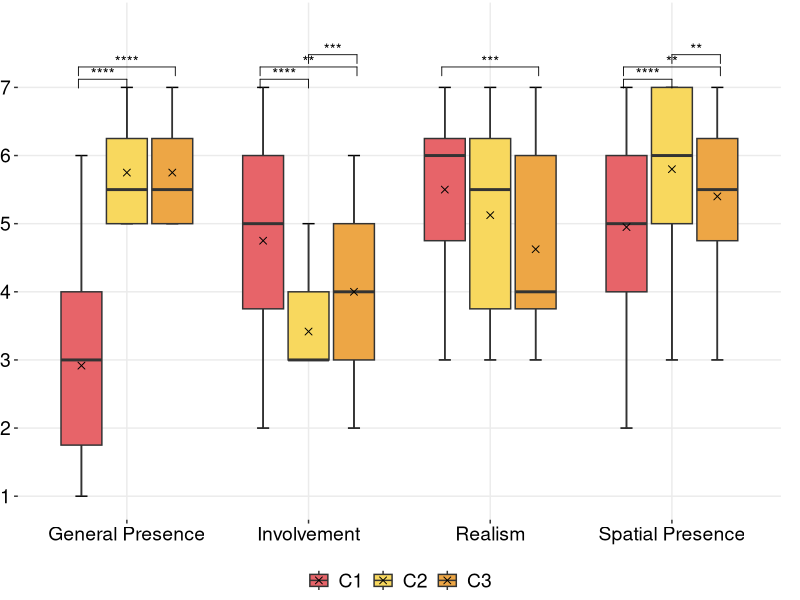
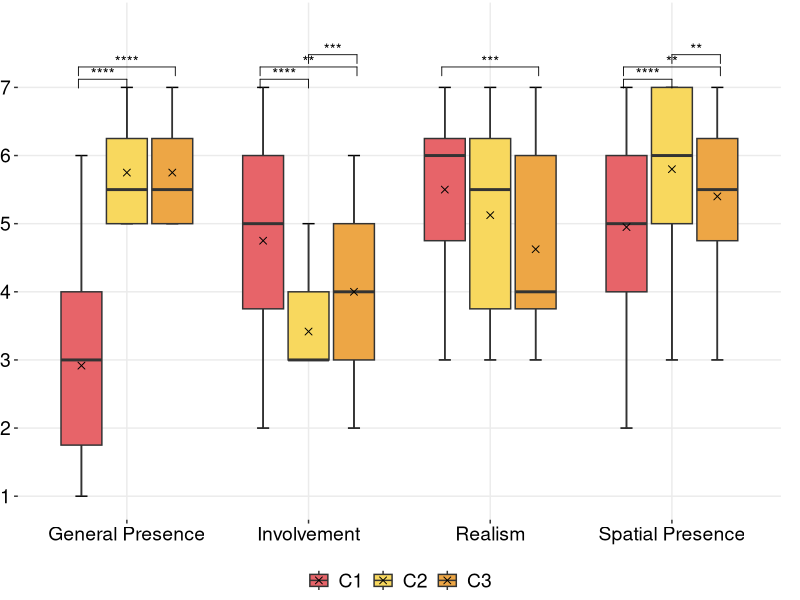

Write R code to recreate these figures, in order. (Note: this script raises an error after producing the figures.)
## ---- chunk 1
library(ggplot2)
library(ggpubr)
library(dplyr)
library(ggplot2)
library(gridExtra)
library(grid)
library(rstatix)

coloring = c("#E76469", "#F8D85E","#EDA645","#D1B0B3","#8C99A6","#ADD299","#4FA490","#3B7F9F")
fontsize = 14
dodge = .75

# Add automatically x and y positions
df=read.csv('csv/spatial.csv', sep=",")

head(df, n = 9)
## ---- chunk 2
stat.test <- df %>% 
  group_by(params) %>% 
  wilcox_test(score~conditions, p.adjust.method = 'BH') %>%
  add_significance("p") %>%
  add_xy_position(x = "params")
  
bxp <- ggplot(df, aes(x = params, y = score)) + 
  stat_boxplot(aes(fill = conditions), 
               geom = "errorbar", 
               width = 0.2,
               position = position_dodge(width = 0.75)) +
  geom_boxplot(aes(fill = conditions), outlier.shape=NA) +
  stat_summary(aes(fill = conditions), 
               fun.y="mean", 
               geom= "point", 
               shape = 4, 
               size = 2,
               colour= "black", 
               position = position_dodge(width = 0.75)) +
  # stat_summary(aes(fill = conditions), 
  #              fun="median",
  #              colour= "black", 
  #              position = position_dodge(width = 0.75)) +
  theme_bw()

bxp + stat_pvalue_manual(stat.test, label = 'p.signif', hide.ns = TRUE, tip.length = 0.02) +
  scale_fill_manual(name= "conditions", values = c("#E76469", "#F8D85E","#EDA645")) +
  scale_color_manual(name = "conditions", values = c("#E76469", "#F8D85E","#EDA645")) + 
  scale_y_continuous(minor_breaks = seq(0, 7.9, 1), breaks = seq(1, 7.9, by=1), limits=c(1,7.9)) +
  theme(axis.line = element_blank(),
        axis.title.x=element_blank(),
        axis.title.y=element_blank(),
        axis.text.x = element_text(color="black", size=fontsize),
        axis.text.y = element_text(color="black", size=fontsize),
        text = element_text(size=fontsize),
        strip.background = element_blank(),
        plot.background = element_blank(),
        plot.margin = unit(c(0.005, .025, 0, 0), "null"),
        panel.border = element_blank(),
        panel.spacing = unit(c(0, 0, 0, 0), "null"),
        #panel.grid.major = element_blank(),
        legend.position="bottom",
        legend.direction = "horizontal",
        legend.justification = c("center", "top"),
        legend.title=element_blank(),
        legend.text=element_text(size=fontsize),
        legend.box.just = "right",
        legend.box.background = element_blank())

# saving the final figure
ggsave("out/spatial.pdf", width = 8, height = 4, dpi = 1000)
## ---- chunk 3
df=read.csv('csv/spatial.csv', sep=",")
condition_order <- c("C1", "C2", "C3")
df$condition <- factor(df$condition, levels = condition_order)
df_gp <- df[df$params == 'General Presence', ]
df_in <- df[df$params == 'Involvement', ]
df_rl <- df[df$params == 'Realism', ]
df_sp <- df[df$params == 'Spatial Presence', ]

df_gp.stat <- df_gp %>% group_by(role) %>%
  wilcox_test(score~condition, p.adjust.method = 'holm', paired = TRUE) %>%
  add_significance("p") %>% add_xy_position(x = "condition")
df_in.stat <- df_in %>% group_by(role) %>%
  wilcox_test(score~condition, p.adjust.method = 'holm', paired = TRUE) %>%
  add_significance("p") %>% add_xy_position(x = "condition")
df_rl.stat <- df_rl %>% group_by(role) %>%
  wilcox_test(score~condition, p.adjust.method = 'holm', paired = TRUE) %>%
  add_significance("p") %>% add_xy_position(x = "condition")
df_sp.stat <- df_sp %>% group_by(role) %>%
  wilcox_test(score~condition, p.adjust.method = 'holm', paired = TRUE) %>%
  add_significance("p") %>% add_xy_position(x = "condition")

df_gp.stat2 <- df_gp %>% wilcox_test(score~condition, p.adjust.method = 'holm', paired = TRUE) %>%
  add_significance("p") %>% add_xy_position(x = "condition")
df_in.stat2 <- df_in %>% wilcox_test(score~condition, p.adjust.method = 'holm', paired = TRUE) %>%
  add_significance("p") %>% add_xy_position(x = "conditions")
df_rl.stat2 <- df_rl %>% wilcox_test(score~condition, p.adjust.method = 'holm', paired = TRUE) %>%
  add_significance("p") %>% add_xy_position(x = "condition")
df_sp.stat2 <- df_sp %>% wilcox_test(score~condition, p.adjust.method = 'holm', paired = TRUE) %>%
  add_significance("p") %>% add_xy_position(x = "condition")


cp <- function(df, stat, stat2, dodge, lab) {
    ggplot(df, aes(x = conditions, y = score)) +
    stat_boxplot(aes(fill = role), geom = "errorbar", width = 0.3, position = position_dodge(1.1*dodge)) +
    geom_boxplot(aes(fill = role), width = 0.8*dodge, coef = 0, outlier.alpha = 0, show.legend = F,
                 position = position_dodge(1.1*dodge)) +
    stat_summary(aes(fill = role), fun.y = mean,
                 geom= "point", shape = 4, size = 2, colour= "black",
                 position = position_dodge(1.1*dodge)) +
    geom_vline(xintercept=c(0.5,1.5,2.5,3.5,4.5),color="#F2F2F2")+ 
    xlab(lab) +
    ylab(NULL) +
    # stat_pvalue_manual(stat, label = 'p.adj.signif', hide.ns = TRUE, tip.length = 0.02) +
    # stat_pvalue_manual(stat2, label = 'p.adj.signif', hide.ns = TRUE, tip.length = 0.02) +
    scale_fill_manual(name= "conditions", values = coloring) +
    scale_color_manual(name = "conditions", values = coloring) +
    scale_y_continuous(minor_breaks = seq(1, 7, 1), breaks = seq(1, 7, by=1), limits=c(1, 7)) +
    annotation_custom(grid::linesGrob(y = c(0,0), gp = grid::gpar(lwd=3))) +
    theme_bw() +
    theme(
      axis.line = element_blank(),
      axis.title.y=element_blank(),
      axis.text.x = element_blank(),
      axis.text.y = element_text(color="black", size=fontsize),
      text = element_text(size=fontsize),
      strip.background = element_blank(),
      plot.background = element_blank(),
      plot.tag = element_text(angle = 90, vjust = 1, size=fontsize),
      plot.tag.position = c(1, .5),
      plot.margin = unit(c(0.0, .025, 0, 0), "null"),
      panel.border = element_blank(),
      panel.spacing = unit(c(0, 0, 0, 0), "null"),
      panel.grid.major.x = element_blank(),
      legend.key = element_blank(),
      legend.key.size = unit(.5, "cm"),
      legend.key.height = unit(1, 'cm'), 
      legend.key.width = unit(.75, 'cm'), 
      legend.position="null",
      legend.direction = "horizontal",
      legend.justification = c("center", "top"),
      legend.title=element_blank(),
      legend.text=element_text(size=fontsize, margin = margin(r = 5)),
      legend.margin = margin(0, 0, 0, 0),
      legend.spacing.x = unit(0.1, "cm"),
      legend.spacing.y = unit(0, "cm"),
      legend.box.just = "right",
      legend.box.background = element_blank()
    ) 
}

a <- cp(df_be, df_be.stat, df_be.stat2, dodge, 'General Presence')+ theme(
    axis.text.x = element_text(color="black", size=fontsize*.7),
    plot.margin = unit(c(0.0, .025, .05, 0), "null"),
  ) + guides(fill = guide_legend(override.aes = list(color = "transparent")))
b <- cp(df_cp, df_ma.stat, df_ma.stat2, dodge, 'Involvement')+ theme(
    axis.text.x = element_text(color="black", size=fontsize*.7),
    plot.margin = unit(c(0.0, .025, .05, 0), "null"),
  ) + guides(fill = guide_legend(override.aes = list(color = "transparent")))
c <- cp(df_ma, df_ma.stat, df_ma.stat2, dodge, 'Realism') + theme(
    axis.text.x = element_text(color="black", size=fontsize*.7)
  ) + guides(fill = guide_legend(override.aes = list(color = "transparent")))
d <- cp(df_mu, df_mu.stat, df_mu.stat2, dodge, 'Spatial Presence') + theme(
    axis.text.x = element_text(color="black", size=fontsize*.7),
  ) + guides(fill = guide_legend(override.aes = list(color = "transparent")))

final_plot <- grid.arrange(a, b, c, d, nrow = 2, ncol = 2)

ggsave("out/spatial.pdf", final_plot, width = 8, height = 5, dpi = 1000) 

## ---- chunk 4
# create a data frame
spatial_data =read.csv('csv/spatial.csv', sep=",")
attach(spatial_data)

# analysis of variance
anova = aov(score ~params, data=spatial_data)
summary(anova)

# pairwise comp
tukey = TukeyHSD(anova)
print(tukey)
## ---- chunk 5
# grouped box plot
spatial_plt <- ggplot(data = spatial_data, mapping = aes(x = params, y = score, fill = vrar)) +
  stat_boxplot(geom = "errorbar", width=.2, position=position_dodge(.75)) +
  geom_boxplot(aes(color=vrar), coef = 0, outlier.alpha = 0, show.legend = F) +
  # geom_point(position=position_jitterdodge(dodge.width=0.9)) +
  stat_compare_means(method="t.test") + 
  geom_segment(data=spatial_data, aes(x=params, xend=params, y=3.5, yend=3.5), colour="red", size=2, inherit.aes = F)  + 
  stat_summary(fun="mean", geom="point", shape=1, size=3, position=position_dodge(width=0.75), color="black") + 
  stat_summary(geom = "crossbar", width=0.65, fatten=0, color="black", fun.data = function(x){c(y=median(x), ymin=median(x), ymax=median(x))}, position=position_dodge(width=0.75)) +
  scale_fill_manual(name= "vrar", values = c("#E76469", "#F8D85E")) +
  scale_color_manual(name = "vrar", values = c("#E76469", "#F8D85E")) + 
  scale_y_continuous(minor_breaks = seq(0, 7, 1), breaks = seq(1, 7.1, by=1), limits=c(1,7.1)) + 
  theme_bw() + 
  theme(axis.line = element_blank(),
        axis.title.x=element_blank(),
        axis.title.y=element_blank(),
        axis.text.x = element_text(color="black", size=fontsize),
        axis.text.y = element_text(color="black", size=fontsize),
        text = element_text(size=fontsize),
        strip.background = element_blank(),
        plot.background = element_blank(),
        plot.margin = unit(c(0.005, .025, 0, 0), "null"),
        panel.border = element_blank(),
        panel.spacing = unit(c(0, 0, 0, 0), "null"),
        #panel.grid.major = element_blank(),
        legend.position = c(.95, 0.2),
        legend.justification = c("right", "top"),
        legend.title=element_blank(),
        legend.text=element_text(size=fontsize),
        legend.box.just = "right",
        legend.box.background = element_rect(fill = "white", color = "black", size = 1))

spatial_plt
